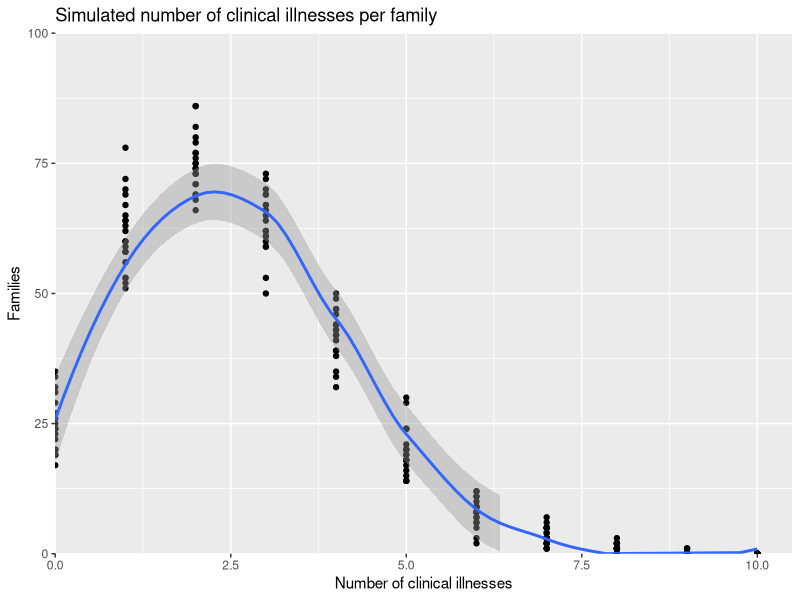
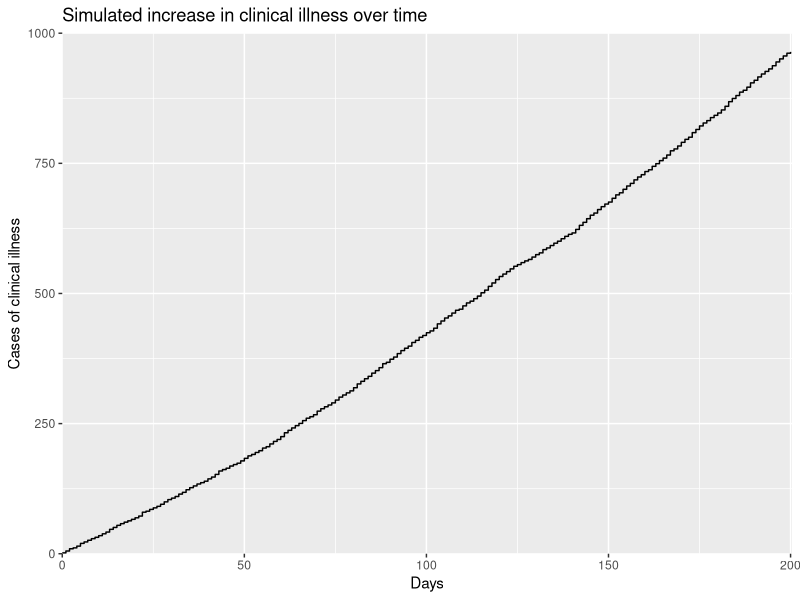
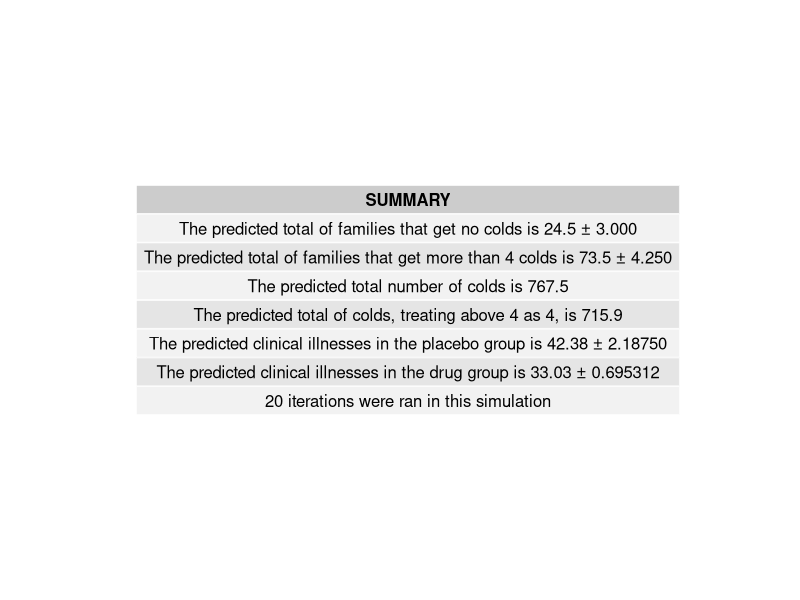

Reproduce these figures in R, in order.
library(ggplot2)
library(gridExtra)

gen_pois <- function(){
  pois <- rpois(300,2.5)

  table(factor(pois,levels=0:11))
}

total_pois <- function(freq){
  total <- 0

  rep <- 0
  for(j in freq){
    total <- total + (j * rep)
    rep <- rep + 1
  }

  total
}

total_pois_4 <- function(freq){
  total_a4 <- 0
  rep <- 0
  for(k in freq){
    total_a4 <- total_a4 + (k * rep)
    if(rep < 4){
      rep <- rep + 1
    }
  }

  total_a4
}

grouping <- function(freq,rep){
  for(j in 1:total_pois_4(freq)){
    r <- runif(1)
    if(r >= 0.75){
      groups[rep,1] <- groups[rep,1] + 1
    }else{
      groups[rep,2] <- groups[rep,2] + 1
    }
  }
}

allocate_time <- function(freq){
  t <- c()
  for(k in 1:length(freq)){
    for(l in 1:freq[k]){
      r <- runif(k)
      r <- sort(r,decreasing=T)
      r <- r[1:4]
      r <- r[!is.na(r)]
      r <- round(r * 200)
      t <- c(t,r)
    }
  }

  t.2 <- table(factor(t,levels=0:200))
  t.2 <- cumsum(as.numeric(t.2))
  t.2
}

e <- as.numeric(gen_pois())

total <- total_pois(e)
total_0 <- e[1]
total_4 <- sum(e[5:11])
total_a4 <- total_pois_4(e)
groups <- matrix(0,ncol=2,nrow=20)
colnames(groups) <- c('PLACEBO','DRUG')

d <- data.frame(
  x = 0:11,
  y = e
)

ti <- data.frame(
  x = 0:200,
  y = allocate_time(e)
)
print(ti)

for(j in 1:total_pois_4(e)){
  r <- runif(1)
  if(r >= 0.75){
    groups[1,1] <- groups[1,1] + 1
  }else{
    groups[1,2] <- groups[1,2] + 1
  }
}

p <- ggplot(d,aes(x,y)) +
  geom_point() +
  expand_limits(x=0,y=0) +
  scale_x_continuous(expand=c(0,0),limits=c(0,10.5)) +
  scale_y_continuous(expand=c(0,0),limits=c(0,100)) +
  ggtitle('Simulated number of clinical illnesses per family') +
  xlab('Number of clinical illnesses') +
  ylab('Families')

p.t <- ggplot(ti,aes(x,y)) +
  expand_limits(x=0,y=0) +
  scale_x_continuous(expand=c(0,0),limits=c(0,200.5)) +
  scale_y_continuous(expand=c(0,0),limits=c(0,1000)) +
  ggtitle('Simulated increase in clinical illness over time') +
  xlab('Days') +
  ylab('Cases of clinical illness')

for(i in 2:20){ # repeats x times and draws to plot
  e <- as.numeric(gen_pois())

  d2 <- data.frame(
    x = 0:11,
    y = e

  )

  ti2 <- data.frame(
    x = 0:200,
    y = as.numeric(allocate_time(e))
  )

  total_a4 <- (total_a4 + total_pois_4(e)) / 2
  total_4 <- c(total_4, sum(e[5:11]))
  total_0 <- c(total_0, e[1])
  total <- (total + total_pois(e)) / 2
  d <- (d + d2) / 2
  ti <- (ti + ti2) / 2
  p <- p + geom_point(data=d2)

  for(j in 1:total_pois_4(e)){
    r <- runif(1)
    if(r >= 0.75){
      groups[i,1] <- groups[i,1] + 1
    }else{
      groups[i,2] <- groups[i,2] + 1
    }
  }
}

p <- p + geom_smooth(data=d,method='loess')
#p <- p + geom_histogram(data=d,stat='identity',alpha=0.15) # unhash this line to draw a histogram

p.t <- p.t + geom_step(data=ti)

total <- format(total,digits=4,nsmall=1)
total_a4 <- format(total_a4,digits=4,nsmall=1)

groups[,1] <- groups[,1] * 0.25 # directly quarters the placebo group
groups[,2] <- groups[,2] * 0.0625 # splits the treatment group

placebo = groups[,1]
drug = groups[,2]

# summarise

sink('summary.txt',append=F,split=T) # text file summary table

t <- matrix('',nrow=7,ncol=1)
colnames(t) <- c('SUMMARY')
rownames(t) <- c('','','','','','','')

t[1,] <- paste('The predicted total of families that get no colds is',format(median(total_0),nsmall=1),'±',format((quantile(total_0)[4]-quantile(total_0)[2])/2,nsmall=3))
t[2,] <- paste('The predicted total of families that get more than 4 colds is',format(median(total_4),nsmall=1),'±',format((quantile(total_4)[4]-quantile(total_4)[2])/2,nsmall=3))
t[3,] <- paste('The predicted total number of colds is',total)
t[4,] <- paste('The predicted total of colds, treating above 4 as 4, is',total_a4)
t[5,] <- paste('The predicted clinical illnesses in the placebo group is',format(median(placebo),digits=4,nsmall=2),'±',format((quantile(placebo)[4]-quantile(placebo)[2])/2,nsmall=5,digits=6))
t[6,] <- paste('The predicted clinical illnesses in the drug group is',format(median(drug),digits=4,nsmall=2),'±',format((quantile(drug)[4]-quantile(drug)[2])/2,nsmall=5,digits=6))
t[7,] <- '20 iterations were ran in this simulation'

# commandline prints

print(groups)
print('+-----------------------------------------------------------------------------+')
print('|                                   SUMMARY                                   |')
print('|-----------------------------------------------------------------------------|')
print(paste('|',format(t[1,],width=75,justify='c'),'|'))
print(paste('|',format(t[2,],width=75,justify='c'),'|'))
print('|-----------------------------------------------------------------------------|')
print(paste('|',format(t[3,],width=75,justify='c'),'|'))
print(paste('|',format(t[4,],width=75,justify='c'),'|'))
print('+-----------------------------------------------------------------------------+')
print(paste('|',format(t[5,],width=75,justify='c'),'|'))
print(paste('|',format(t[6,],width=75,justify='c'),'|'))
print('+-----------------------------------------------------------------------------+')
print(t[7,])

pdf(file='illness_frequencies.pdf') # draw to plot
print(p)
dev.off()

pdf(file='illness_times.pdf')
print(p.t)
dev.off()

pdf(file='summary.pdf') # pdf summary table
grid.table(t)
dev.off()
